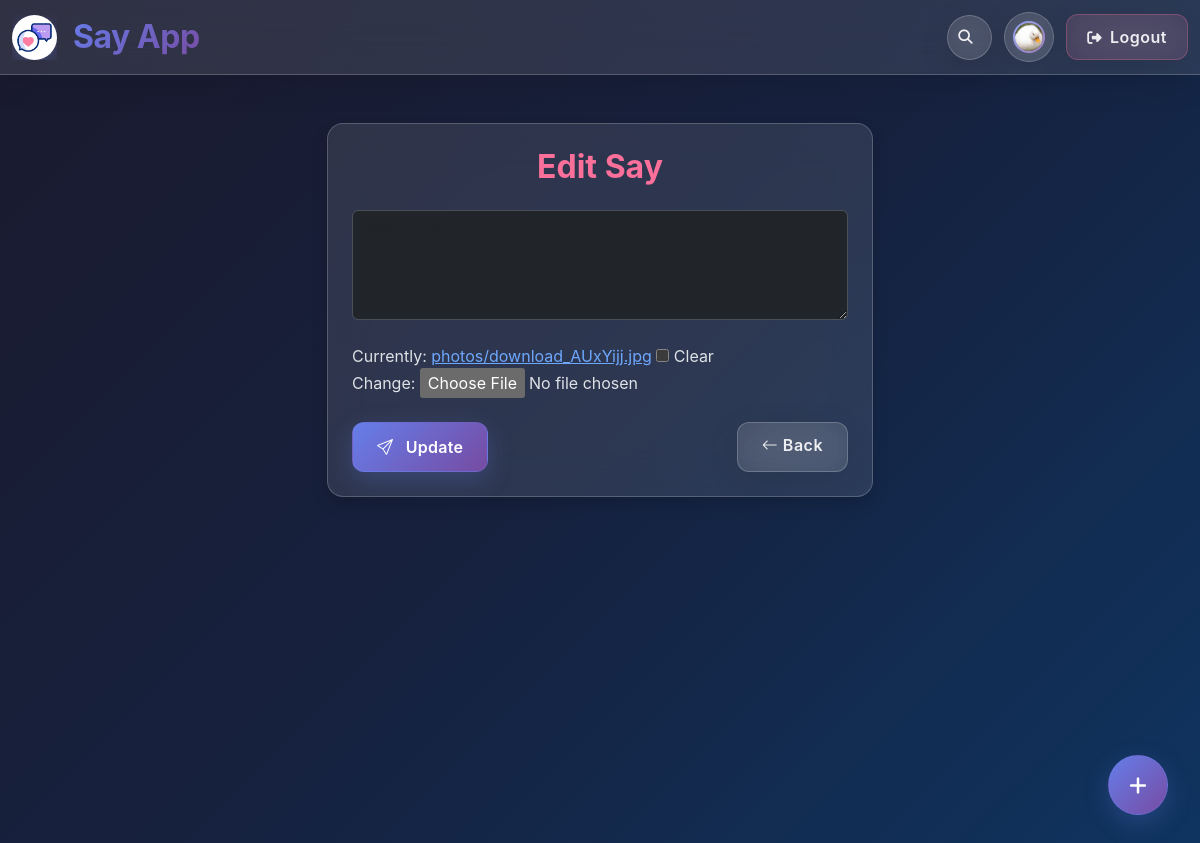
The app's page /tweet/3/edit/ (signed in), older data.
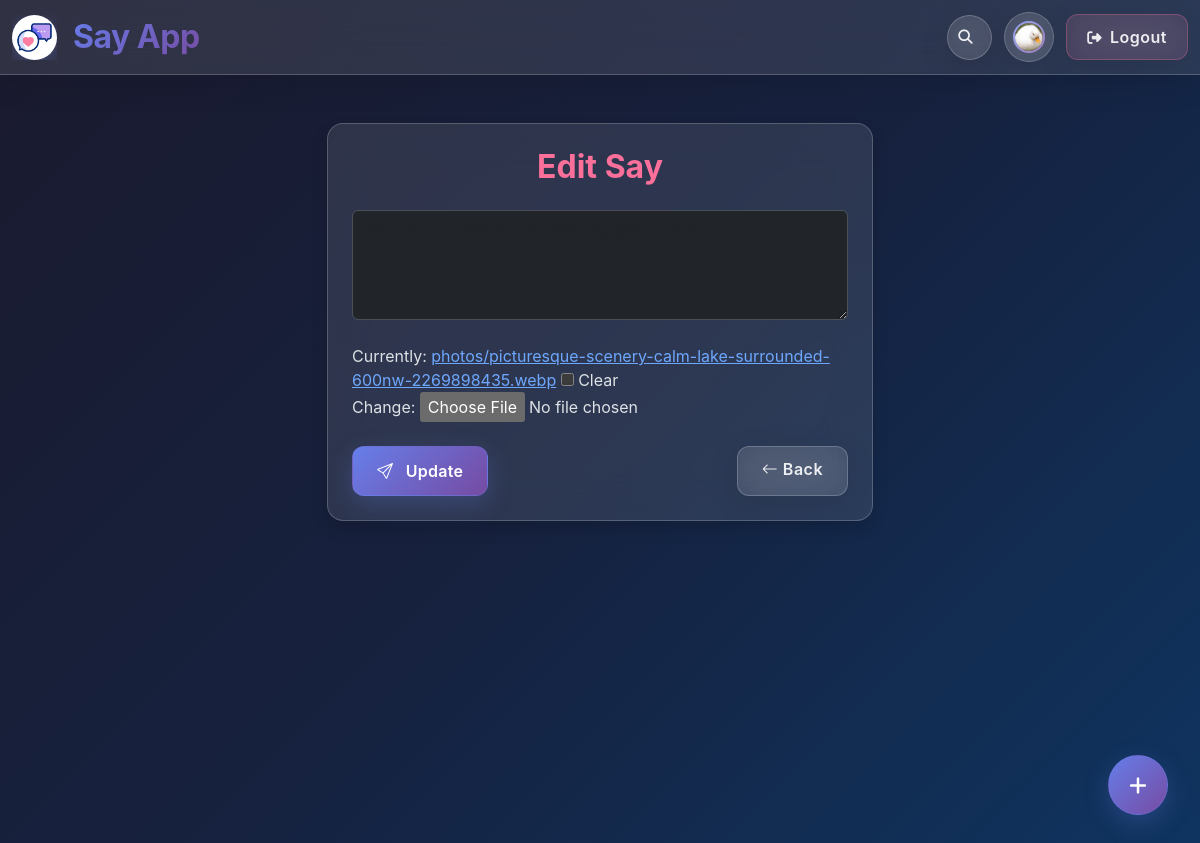
The same page, newer data.
### tweet/models.py (models this page shows, shortened)
class Tweet(models.Model):
    user = models.ForeignKey(User, on_delete=models.CASCADE)
    text = models.TextField(max_length=240)
    photo = models.ImageField(upload_to='photos/', blank=True, null=True)
    created_at = models.DateTimeField(auto_now_add=True)
    updated_at = models.DateTimeField(auto_now=True)
    likes = models.ManyToManyField(User, related_name='liked_tweets', blank=True)

### tweet/views.py (the view)
# urls.py: path('<int:tweet_id>/edit/', views.tweet_edit, name='tweet_edit'),  # ✅ must come before comment routes with similar patterns
@login_required
def tweet_edit(request, tweet_id):
    tweet = get_object_or_404(Tweet, pk=tweet_id, user = request.user)
    if request.method == 'POST':
        form = TweetForm(request.POST, request.FILES, instance=tweet)
        if form.is_valid():
            tweet = form.save(commit=False)
            tweet.user = request.user
            tweet.save()
            return redirect('tweet_list')
    else:
        form = TweetForm(instance=tweet)
    return render(request, 'tweet_form.html', {'form': form})

### tweet/forms.py
class TweetForm(forms.ModelForm):
    class Meta:
        model = Tweet
        fields = ['text', 'photo']

### tweet/templates/tweet_form.html (shortened to what this page needs)
{% extends "layout.html" %}
{% block content %}
<div class="container mt-5">
    <div class="row justify-content-center">
        <div class="col-md-8 col-lg-6">
            <div class="p-4 shadow" style="
                background: rgba(255, 255, 255, 0.1);
                backdrop-filter: blur(20px);
                border: 1px solid rgba(255, 255, 255, 0.2);
                border-radius: 16px;
                box-shadow: 0 8px 32px rgba(0, 0, 0, 0.1);
            ">
                <div class="text-center mb-4">
                    <h2 class="mb-0" style="
                        font-weight: 700;
                        background-color: #fa709a;
                        -webkit-background-clip: text;
                        -webkit-text-fill-color: transparent;
                    ">
                        {% if form.instance.pk %}
                            Edit Say
                        {% else %}
                            Create a Say
                        {% endif %}
                    </h2>
                </div>
                <form method="POST" enctype="multipart/form-data">
                    {% for field in form %}
                        <div class="mb-4">
                            {% if field.name == "text" %}
                                <textarea name="{{ field.html_name }}" rows="4" class="form-control text-dark" id="{{ field.id_for_label }}" placeholder="Say something...">{{ field.value|default_if_none:'' }}</textarea>
                            {% else %}
                                {{ field }}
                            {% endif %}
                        </div>
                    {% endfor %}
                    <div class="d-flex justify-content-between">
                        <button type="submit" class="btn btn-create-say px-4">
                            <i class="bi bi-send"></i>
                            {% if form.instance.pk %}Update{% else %}Say{% endif %}
                        </button>
                        <a href="{% url 'tweet_list' %}" class="btn btn-outline-secondary px-4">
                            <i class="bi bi-arrow-left"></i> Back
                        </a>
                    </div>
                </form>
            </div>
        </div>
    </div>
</div>
<link rel="stylesheet" href="https://cdn.jsdelivr.net/npm/bootstrap-icons@1.11.3/font/bootstrap-icons.css">
{% endblock %}

Row changes from the older to the newer data that the page shows:
changed Tweet: text "Made a tweet" → "What a day! Visited this amazing place today"
Text that changed along with them:
text no longer shown: "Currently: photos/download_AUxYijj.jpg Clear Change:"
text now shown: "Currently: photos/picturesque-scenery-calm-lake-surrounded-600nw-2269898435.webp Clear Change:"
